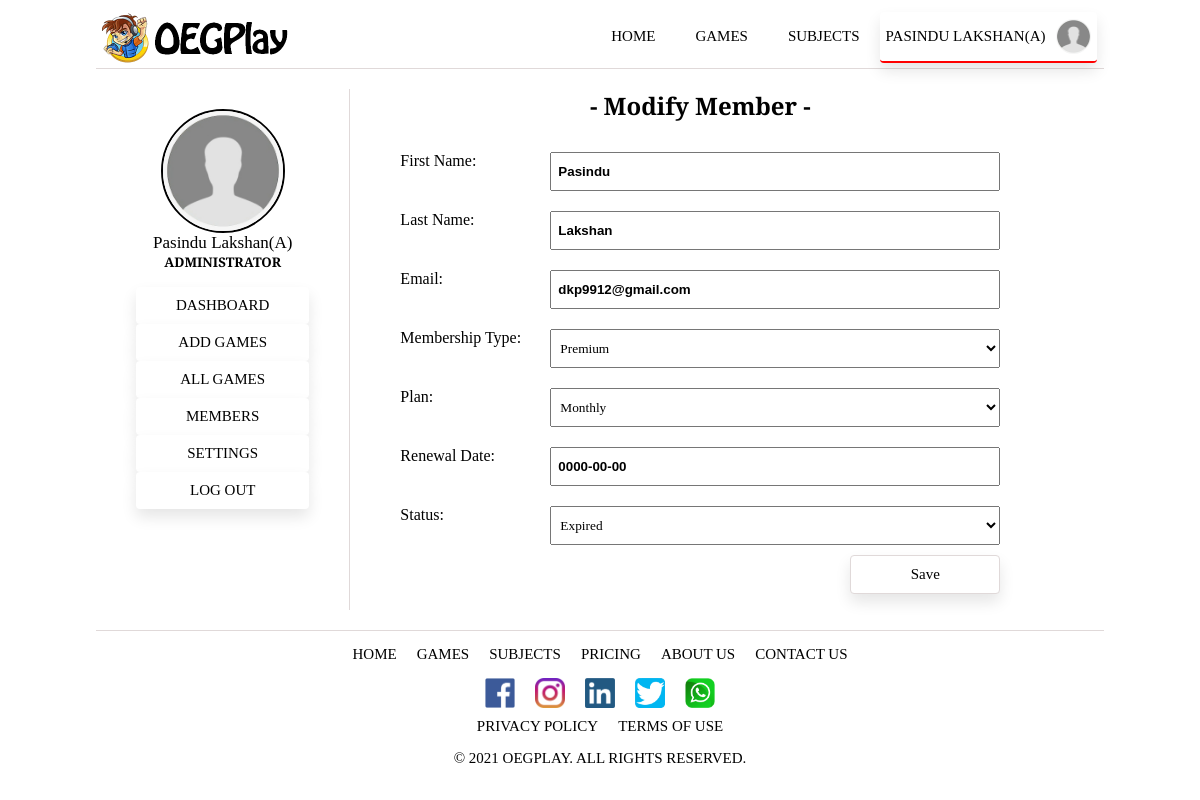
The app's page /modifymember.php?id=28 (signed in) with its own data.
### tables this page shows
CREATE TABLE `member` (
  `memberID` int(11) NOT NULL,
  `username` varchar(128) NOT NULL,
  `firstName` char(128) NOT NULL,
  `lastName` char(128) NOT NULL,
  `m_password` varchar(256) NOT NULL,
  `m_rank` char(20) NOT NULL DEFAULT 'No Rank',
  `TID` int(11) NOT NULL
);

CREATE TABLE `member_email` (
  `memberID` int(11) NOT NULL,
  `email` varchar(128) NOT NULL,
  `emailType` varchar(32) NOT NULL
);

CREATE TABLE `membership` (
  `MID` int(11) NOT NULL,
  `memberID` int(11) NOT NULL,
  `m_plan` varchar(20) NOT NULL,
  `m_status` varchar(20) NOT NULL,
  `start_date` date NOT NULL,
  `renewal_date` date NOT NULL
);

### modifymember.php (the view, shortened to what this page needs)
<?php
      include 'header.php';
?>
<div class="a-container">
      <?php include 'admin-sidebar.php'; ?>
      <div class="ag-container">
        <h2>- Modify Member -</h2>
        <?php
          require 'includes/database.inc.php';
          $mid = $_GET['id'];
          echo '<form action="includes/modifymember.inc.php?id='.$mid.'" method="post" name="modify-member" enctype="multipart/form-data" >';
          $sql = "SELECT M.memberID, M.username, M.firstName, M.lastName, M.TID, ME.email, MM.m_plan, MM.m_status, MM.renewal_date
                  FROM Member AS M
                  JOIN Member_email AS ME ON ME.memberID = M.memberID
                  JOIN Membership AS MM ON MM.memberID = M.memberID
                  WHERE M.memberID = $mid;";
          $result = mysqli_query($conn, $sql);
          if (mysqli_num_rows($result) > 0) {
          $row = mysqli_fetch_assoc($result);
          $fName = $row["firstName"];
          $lName = $row["lastName"];
          $TID = $row["TID"];
          $mEmail = $row["email"];
          $mPlan = $row["m_plan"];
          $mStatus = $row["m_status"];
          $rDate = $row["renewal_date"];
          }
          else{
          }
          echo '<div class="form-item">
                <label for="fname">First Name:</label>
                <input type="text" name="fname" id="fname" value = "'.$fName.'" required/>
                </div>';
          echo '<div class="form-item">
                <label for="lname">Last Name:</label>
                <input type="text" name="lname" id="lname" value = "'.$lName.'" required/>
                </div>';
          echo '<div class="form-item">
                <label for="email">Email:</label>
                <input type="text" name="email" id="email" value = "'.$mEmail.'" required/>
                </div>';
          if($TID == 1) {
                echo '<div class="form-item">';
                echo '<label for="m-types">Membership Type:</label>';
                echo '<select name="m-type" id="m-types" required>';
                echo '<option selected value="1">Premium</option>
                     <option value="2">Free</option>';
                echo '</select>';
                echo '</div>';
                echo '<div class="form-item">';
                echo '<label for="plans">Plan:</label>';
                echo '<select name="plan" id="plans" required>';
                if ($mPlan == 'Annual') {
                  echo '<option selected value="Annual">Annual</option>
                        <option value="Monthly">Monthly</option>';
                }
                else {
                  echo '<option value="Annual">Annual</option>
                        <option selected value="Monthly">Monthly</option>';
                }
                echo '</select>';
                echo '</div>';
                echo '<div class="form-item">
                      <label for="name">Renewal Date:</label>
                      <input type="text" name="rdate" id="rdate" value = "'.$rDate.'" required/>
                      </div>';
                echo '<div class="form-item">';
                echo '<label for="m_status">Status:</label>';
                echo '<select name="status" id="m_status" required>';
                if ($mStatus == 'Active') {
                  echo '<option selected value="Active">Active</option>
                        <option value="Expired">Expired</option>';
                }
                else {
                  echo '<option value="Active">Active</option>
                        <option selected value="Expired">Expired</option>';
                }
                echo '</select>';
                echo '</div>';
          }
          ?>
          <div class="ag-buttons">
            <button class="addgame-btn" name = "submit" type= "submit" onclick="return confirm('Please confirm!')">Save</button>
          </div>
        </form>
      </div>
    </div>
<?php include('./footer.php'); ?>

### css/sidebar.css (style rules this page uses)
.a-container { display: flex; }

### css/modify-member.css (style rules this page uses)
.ag-container { margin-left: 50px; font-family: "Bree Serif", serif; margin-bottom: 20px; }
.ag-container h2 { text-align: center; }
form { display: flex; flex-direction: column; justify-content: center; width: 600px; }
.form-item { margin: 10px 0; display: flex; align-items: top; justify-content: space-between; }
.form-item input[type="text"] { width: 450px; font-weight: bold; padding: 10px 6px; }
select { width: 450px; cursor: pointer; padding: 10px 5px; font-family: "Bree Serif", serif; }
select:after { background-color: white; }
.ag-buttons { display: flex; justify-content: end; }
.reset-btn, .addgame-btn { background-color: white; border: solid 1px rgb(224, 217, 217); border-radius: 4px; cursor: pointer; box-shadow: inset 0 0 0 2px black; box-shadow: 0px 8px 15px rgba(0, 0, 0, 0.1); white-space: nowrap; text-align: center; padding: 10px 20px; margin-left: 20px; width: 150px; font-family: "Bree Serif", serif; font-size: 15px; color: black; }

### css/header.css (style rules this page uses)
html { max-width: 1024px; margin: auto; }

### records on screen
member: fname "Pasindu", lname "Lakshan", email "dkp9912@gmail.com", rdate "0000-00-00"
membership: plan "Monthly", status "Expired"

### other values on screen
$_SESSION["firstName"] "PASINDU"
$_SESSION["lastName"] "LAKSHAN(A)"
$_SESSION["firstName"] "Pasindu"
$_SESSION["lastName"] "Lakshan(A)"
